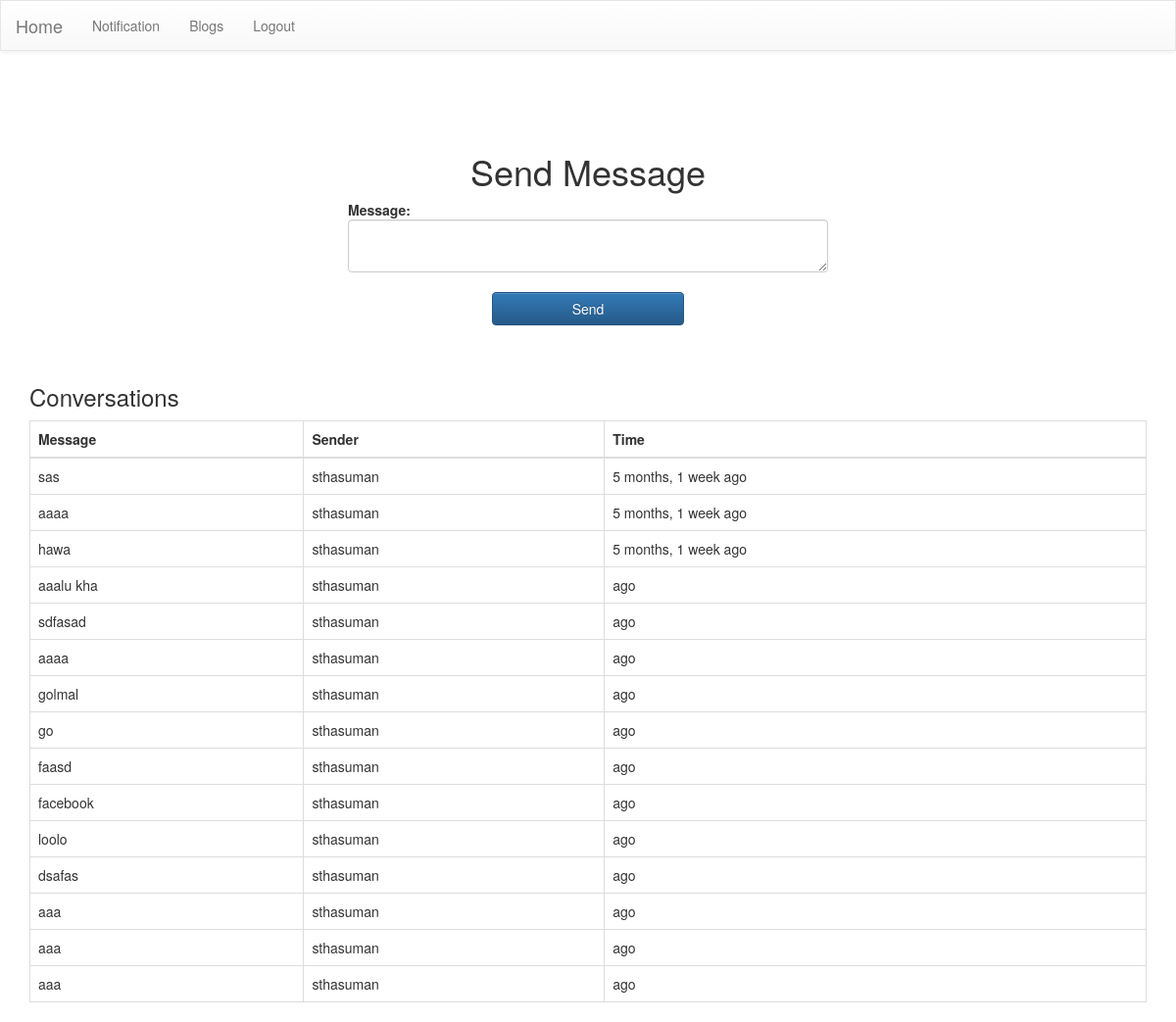
The app's page /message/4 (signed in) with its own data.
### userlogin/models.py (models this page shows)
class Message(models.Model):
    sender = models.ForeignKey(User,related_name="sender")
    receiver = models.ForeignKey(User,related_name="receiver")
    message = models.TextField()
    time_sent = models.DateTimeField(auto_now=False, auto_now_add=True)

### userlogin/views.py (the view, shortened to what this page needs)
# urls.py: url(r'^message/(?P<pk>[\d]+)$', MessageView.as_view()),
class MessageView(LoginRequiredMixin, TemplateView):
    template_name = 'message.html'
    model = Message
    def get(self, request, pk):
        inbox = Message.objects.filter(sender=self.request.user).order_by('-time_sent').filter(receiver=User.objects.get(pk=pk))
        context = {"inbox":inbox}
        return render(request,'message.html',context)

### templates/message.html (shortened to what this page needs)
{% extends 'base.html' %}
{% block content %}
    <div class="container">
        <div class="forms text-center">
        <form class="MessageForm" role="form" id="message_form" method="post" action="">
            <h1 class="text-center">Send Message</h1>
            <b class="pull-left">Message: </b> <textarea class="form-control" type="text" id="messageText"name="message_text"> </textarea>
            <br />
            <input class="btn btn-primary " type="submit" value="Send" id="send"/>
        </form>
        </div>
        <div class="conversations">
            <h3>Conversations</h3>
            <table id ="messagetable" class="table table-bordered table-hover">
            <thead>
                <tr>
                    <th>Message</th>
                    <th>Sender</th>
                    <th>Time</th>
                </tr>
            </thead>
            <tbody id="new1">
             {% for msg in inbox %}
                 <tr>
                        <td>{{ msg.message }}</td>
                        <td>{{ msg.sender }}</td>
                        <td>{{ msg.time_sent|timesince }} ago</td>
                 </tr>
             {% endfor %}
            </tbody>
        </table>
        </div>
    </div>
{% endblock content %}

### userlogin/static/css/style.css (style rules this page uses)
.forms { width:50%; margin-left: auto; margin-right: auto; border: 2px darkgray; padding: 40px; margin-top: 2%; }
.btn { width: 40%; }

### records on screen
Message: message "sas", sender "sthasuman", time_sent "5 months, 1 week"
Message: message "aaaa", sender "sthasuman", time_sent "5 months, 1 week"
Message: message "hawa", sender "sthasuman", time_sent "5 months, 1 week"
Message: message "aaalu kha", sender "sthasuman"
Message: message "sdfasad", sender "sthasuman"
Message: message "aaaa", sender "sthasuman"
Message: message "golmal", sender "sthasuman"
Message: message "go", sender "sthasuman"
Message: message "faasd", sender "sthasuman"
Message: message "facebook", sender "sthasuman"
Message: message "loolo", sender "sthasuman"
Message: message "dsafas", sender "sthasuman"
Message: message "aaa", sender "sthasuman"
Message: message "aaa", sender "sthasuman"
Message: message "aaa", sender "sthasuman"
